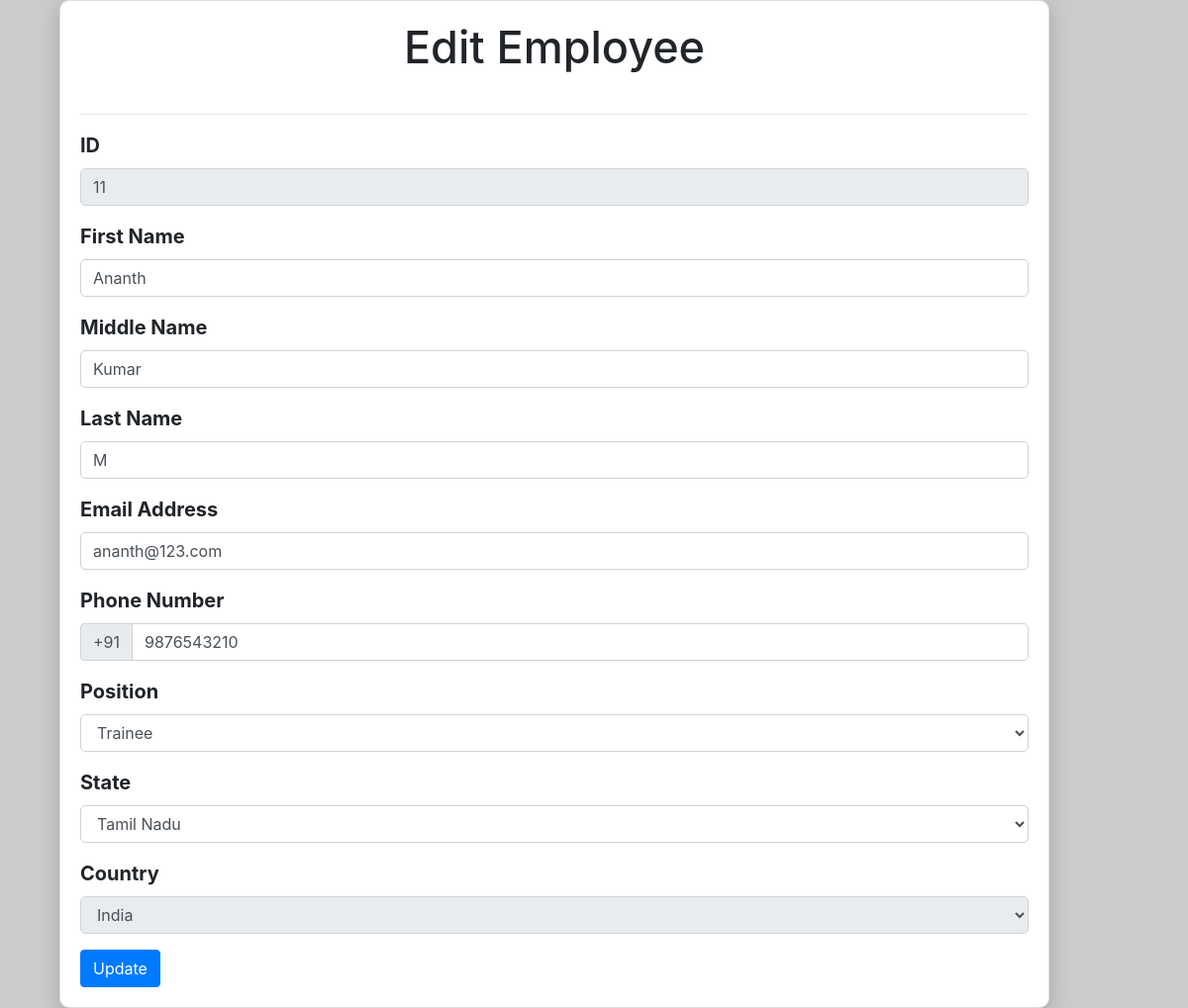
Screenshot of /crud/edit_employees/11/ with the database file from the repository.
### Task_Manager/models.py (models this page shows, shortened)
class Employee(models.Model):
    first_name = models.CharField(max_length=100)
    middle_name = models.CharField(max_length=100, blank=True)
    last_name = models.CharField(max_length=100)
    email = models.EmailField()
    phone_number = models.CharField(max_length=20)
    position = models.CharField(max_length=100)
    state = models.CharField(max_length=100)
    country = models.CharField(max_length=100)

### Task_Manager/views.py (the view)
# urls.py: path('crud/edit_employees/<int:employee_id>/', views.edit_employee, name='edit_employees'),
def edit_employee(request, employee_id):
    employee = Employee.objects.get(id=employee_id)
    if request.method == 'POST':
        form = EmployeeForm(request.POST, instance=employee)
        if form.is_valid():
            form.save()
            return redirect('employee_list')
    else:
        form = EmployeeForm(instance=employee)
    return render(request, 'edit.html', {'form': form, 'employee': employee})

### Task_Manager/forms.py
class EmployeeForm(forms.ModelForm):
    class Meta:
        model = Employee
        fields = '__all__'

### templates/edit.html (shortened to what this page needs)
<!DOCTYPE html>
<html lang="en">
<head>
  <link rel="stylesheet" href="https://maxcdn.bootstrapcdn.com/bootstrap/4.5.2/css/bootstrap.min.css">
  <link rel="stylesheet" href="https://cdnjs.cloudflare.com/ajax/libs/font-awesome/5.15.3/css/all.min.css">
</head>
<body>
  <div class="container">
    <div class="col-lg-6">
      <div class="card">
        <h2 class="text-center mb-4" style="font-size: 45px;">Edit Employee</h2>
        <hr>
        <form action="{% url 'edit_employee' %}" method="post">
          <div class="form-group">
            <label for="employeeId">ID</label>
            <input type="text" class="form-control" id="employeeId" name="employeeId" value="{{ employee.id }}"
              readonly>
          </div>
          <div class="form-group">
            <label for="firstName">First Name</label>
            <input type="text" class="form-control" id="firstName" name="firstName" placeholder="Enter first name"
              value="{{ employee.first_name }}" required>
          </div>
          <div class="form-group">
            <label for="middleName">Middle Name</label>
            <input type="text" class="form-control" id="middleName" name="middleName" placeholder="Enter middle name"
              value="{{ employee.middle_name }}"required>
          </div>
          <div class="form-group">
            <label for="lastName">Last Name</label>
            <input type="text" class="form-control" id="lastName" name="lastName" placeholder="Enter last name"
              value="{{ employee.last_name }}" required>
          </div>
          <div class="form-group">
            <label for="email">Email Address</label>
            <input type="email" class="form-control" id="email" name="email" placeholder="Enter email address"
              value="{{ employee.email }}" required>
          </div>
          <div class="form-group">
            <label for="phoneNumber">Phone Number</label>
            <div class="input-group">
              <div class="input-group-prepend">
                <span class="input-group-text">+91</span>
              </div>
              <input type="tel" class="form-control" id="phoneNumber" name="phoneNumber"
                placeholder="Enter phone number" value="{{ employee.phone_number }}" required>
            </div>
          </div>
          <div class="form-group">
            <label for="position">Position</label>
            <select class="form-control" id="position" name="position" required>
              <option value="Trainee" {% if employee.position == 'Trainee' %}selected{% endif %}>Trainee</option>
            </select>
          </div>
          <div class="form-group">
            <label for="state">State</label>
            <select class="form-control" id="state" name="state" required>
              <option value="Tamil Nadu" {% if employee.state == 'Tamil Nadu' %}selected{% endif %}>Tamil Nadu</option>
            </select>
          </div>
          <div class="form-group">
            <label for="country">Country</label>
            <select class="form-control" id="country" disabled>
              <option value="India">India</option>
            </select>
          </div>
          <button type="submit" class="btn btn-primary">Update</button>
        </form>
      </div>
    </div>
  </div>
</body>
</html>

### templates/edit.html (style rules this page uses)
body { background-color: #CBCBCB; }
.card { border-radius: 10px; box-shadow: 0px 5px 20px rgba(0, 0, 0, 0.2); padding: 20px; width: 1000px; margin: 0 auto; }
.form-group label { font-size: 20px; font-weight: bold; }
.form-group .form-control { border-radius: 5px; }
.form-group select.form-control { appearance: auto; }

### rows the page displays
Employee: employeeId "11", firstName "Ananth", middleName "Kumar", lastName "M", email "ananth@123.com", phoneNumber "9876543210", position "Trainee", state "Tamil Nadu"
